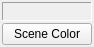
<?xml version="1.0" encoding="UTF-8"?>
<ui version="4.0">
 <class>ColorOptions</class>
 <widget class="QWidget" name="ColorOptions">
  <property name="geometry">
   <rect>
    <x>0</x>
    <y>0</y>
    <width>94</width>
    <height>47</height>
   </rect>
  </property>
  <property name="minimumSize">
   <size>
    <width>94</width>
    <height>47</height>
   </size>
  </property>
  <property name="windowTitle">
   <string>Scene Color</string>
  </property>
  <layout class="QVBoxLayout" name="verticalLayout">
   <property name="spacing">
    <number>2</number>
   </property>
   <property name="leftMargin">
    <number>2</number>
   </property>
   <property name="topMargin">
    <number>2</number>
   </property>
   <property name="rightMargin">
    <number>2</number>
   </property>
   <property name="bottomMargin">
    <number>2</number>
   </property>
   <item>
    <widget class="QLabel" name="currentBackgroundLabel_">
     <property name="frameShape">
      <enum>QFrame::Panel</enum>
     </property>
     <property name="frameShadow">
      <enum>QFrame::Sunken</enum>
     </property>
     <property name="text">
      <string/>
     </property>
    </widget>
   </item>
   <item>
    <widget class="QPushButton" name="setBackgroundColorPushButton_">
     <property name="text">
      <string>Scene Color</string>
     </property>
    </widget>
   </item>
  </layout>
 </widget>
 <resources/>
 <connections/>
</ui>
